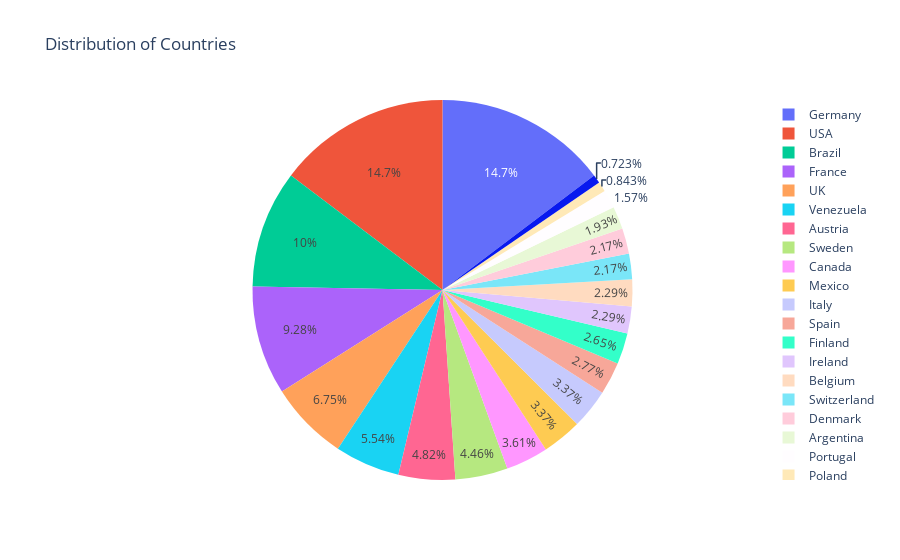

The notebook cell saved with this chart:
### Markdown cell above
**2- Using Plotly Library:**

### Code cell
px.pie(data_frame=orders, names="country", title="Distribution of Countries")

### Figure 1 — Plotly figure (JSON) as saved in the notebook; plotly's stock layout.template omitted (floating-point values rounded to 4 significant figures; data arrays with more than 128 entries replaced by an {"elided": "..."} marker saying what was removed)
{"data": [{"domain": {"x": [0, 1], "y": [0, 1]}, "hovertemplate": "country=%{label}<extra></extra>", "labels": {"elided": "830 str values"}, "legendgroup": "", "name": "", "showlegend": true, "type": "pie"}], "layout": {"legend": {"tracegroupgap": 0}, "title": {"text": "Distribution of Countries"}}}
